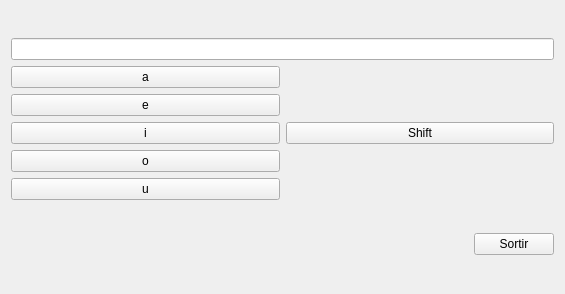
<?xml version="1.0" encoding="UTF-8"?>
<ui version="4.0">
 <class>MyForm</class>
 <widget class="QWidget" name="MyForm">
  <property name="geometry">
   <rect>
    <x>0</x>
    <y>0</y>
    <width>565</width>
    <height>294</height>
   </rect>
  </property>
  <property name="windowTitle">
   <string>Form</string>
  </property>
  <layout class="QVBoxLayout" name="verticalLayout_3">
   <item>
    <layout class="QVBoxLayout" name="verticalLayout_2">
     <item>
      <widget class="MyLineEdit" name="lineEdit"/>
     </item>
     <item>
      <layout class="QHBoxLayout" name="horizontalLayout_2">
       <item>
        <layout class="QVBoxLayout" name="verticalLayout">
         <item>
          <widget class="MyPushButton" name="pushButton">
           <property name="text">
            <string>a</string>
           </property>
          </widget>
         </item>
         <item>
          <widget class="MyPushButton" name="pushButton_4">
           <property name="text">
            <string>e</string>
           </property>
          </widget>
         </item>
         <item>
          <widget class="MyPushButton" name="pushButton_5">
           <property name="text">
            <string>i</string>
           </property>
          </widget>
         </item>
         <item>
          <widget class="MyPushButton" name="pushButton_6">
           <property name="text">
            <string>o</string>
           </property>
          </widget>
         </item>
         <item>
          <widget class="MyPushButton" name="pushButton_7">
           <property name="text">
            <string>u</string>
           </property>
          </widget>
         </item>
        </layout>
       </item>
       <item>
        <widget class="QPushButton" name="pushButton_3">
         <property name="text">
          <string>Shift</string>
         </property>
        </widget>
       </item>
      </layout>
     </item>
    </layout>
   </item>
   <item>
    <layout class="QHBoxLayout" name="horizontalLayout">
     <item>
      <spacer name="horizontalSpacer">
       <property name="orientation">
        <enum>Qt::Horizontal</enum>
       </property>
       <property name="sizeHint" stdset="0">
        <size>
         <width>328</width>
         <height>20</height>
        </size>
       </property>
      </spacer>
     </item>
     <item>
      <widget class="QPushButton" name="pushButton_2">
       <property name="text">
        <string>Sortir</string>
       </property>
      </widget>
     </item>
    </layout>
   </item>
  </layout>
 </widget>
 <customwidgets>
  <customwidget>
   <class>MyPushButton</class>
   <extends>QPushButton</extends>
   <header>MyPushButton.h</header>
   <slots>
    <signal>writeLetter(QString)</signal>
    <slot>capitalLetter()</slot>
   </slots>
  </customwidget>
  <customwidget>
   <class>MyLineEdit</class>
   <extends>QLineEdit</extends>
   <header>MyLineEdit.h</header>
   <slots>
    <slot>concatenate(QString)</slot>
   </slots>
  </customwidget>
 </customwidgets>
 <resources/>
 <connections>
  <connection>
   <sender>pushButton_3</sender>
   <signal>clicked()</signal>
   <receiver>pushButton</receiver>
   <slot>capitalLetter()</slot>
   <hints>
    <hint type="sourcelabel">
     <x>640</x>
     <y>329</y>
    </hint>
    <hint type="destinationlabel">
     <x>220</x>
     <y>150</y>
    </hint>
   </hints>
  </connection>
  <connection>
   <sender>pushButton_3</sender>
   <signal>clicked()</signal>
   <receiver>pushButton_4</receiver>
   <slot>capitalLetter()</slot>
   <hints>
    <hint type="sourcelabel">
     <x>620</x>
     <y>312</y>
    </hint>
    <hint type="destinationlabel">
     <x>192</x>
     <y>211</y>
    </hint>
   </hints>
  </connection>
  <connection>
   <sender>pushButton_3</sender>
   <signal>clicked()</signal>
   <receiver>pushButton_5</receiver>
   <slot>capitalLetter()</slot>
   <hints>
    <hint type="sourcelabel">
     <x>600</x>
     <y>313</y>
    </hint>
    <hint type="destinationlabel">
     <x>199</x>
     <y>279</y>
    </hint>
   </hints>
  </connection>
  <connection>
   <sender>pushButton_3</sender>
   <signal>clicked()</signal>
   <receiver>pushButton_6</receiver>
   <slot>capitalLetter()</slot>
   <hints>
    <hint type="sourcelabel">
     <x>545</x>
     <y>325</y>
    </hint>
    <hint type="destinationlabel">
     <x>196</x>
     <y>325</y>
    </hint>
   </hints>
  </connection>
  <connection>
   <sender>pushButton_3</sender>
   <signal>clicked()</signal>
   <receiver>pushButton_7</receiver>
   <slot>capitalLetter()</slot>
   <hints>
    <hint type="sourcelabel">
     <x>658</x>
     <y>326</y>
    </hint>
    <hint type="destinationlabel">
     <x>199</x>
     <y>404</y>
    </hint>
   </hints>
  </connection>
  <connection>
   <sender>pushButton</sender>
   <signal>writeLetter(QString)</signal>
   <receiver>lineEdit</receiver>
   <slot>concatenate(QString)</slot>
   <hints>
    <hint type="sourcelabel">
     <x>167</x>
     <y>172</y>
    </hint>
    <hint type="destinationlabel">
     <x>340</x>
     <y>120</y>
    </hint>
   </hints>
  </connection>
  <connection>
   <sender>pushButton_4</sender>
   <signal>writeLetter(QString)</signal>
   <receiver>lineEdit</receiver>
   <slot>concatenate(QString)</slot>
   <hints>
    <hint type="sourcelabel">
     <x>202</x>
     <y>230</y>
    </hint>
    <hint type="destinationlabel">
     <x>411</x>
     <y>107</y>
    </hint>
   </hints>
  </connection>
  <connection>
   <sender>pushButton_5</sender>
   <signal>writeLetter(QString)</signal>
   <receiver>lineEdit</receiver>
   <slot>concatenate(QString)</slot>
   <hints>
    <hint type="sourcelabel">
     <x>198</x>
     <y>262</y>
    </hint>
    <hint type="destinationlabel">
     <x>479</x>
     <y>108</y>
    </hint>
   </hints>
  </connection>
  <connection>
   <sender>pushButton_6</sender>
   <signal>writeLetter(QString)</signal>
   <receiver>lineEdit</receiver>
   <slot>concatenate(QString)</slot>
   <hints>
    <hint type="sourcelabel">
     <x>111</x>
     <y>344</y>
    </hint>
    <hint type="destinationlabel">
     <x>363</x>
     <y>120</y>
    </hint>
   </hints>
  </connection>
  <connection>
   <sender>pushButton_7</sender>
   <signal>writeLetter(QString)</signal>
   <receiver>lineEdit</receiver>
   <slot>concatenate(QString)</slot>
   <hints>
    <hint type="sourcelabel">
     <x>90</x>
     <y>378</y>
    </hint>
    <hint type="destinationlabel">
     <x>384</x>
     <y>120</y>
    </hint>
   </hints>
  </connection>
  <connection>
   <sender>pushButton_2</sender>
   <signal>clicked()</signal>
   <receiver>MyForm</receiver>
   <slot>close()</slot>
   <hints>
    <hint type="sourcelabel">
     <x>655</x>
     <y>504</y>
    </hint>
    <hint type="destinationlabel">
     <x>463</x>
     <y>510</y>
    </hint>
   </hints>
  </connection>
 </connections>
</ui>
